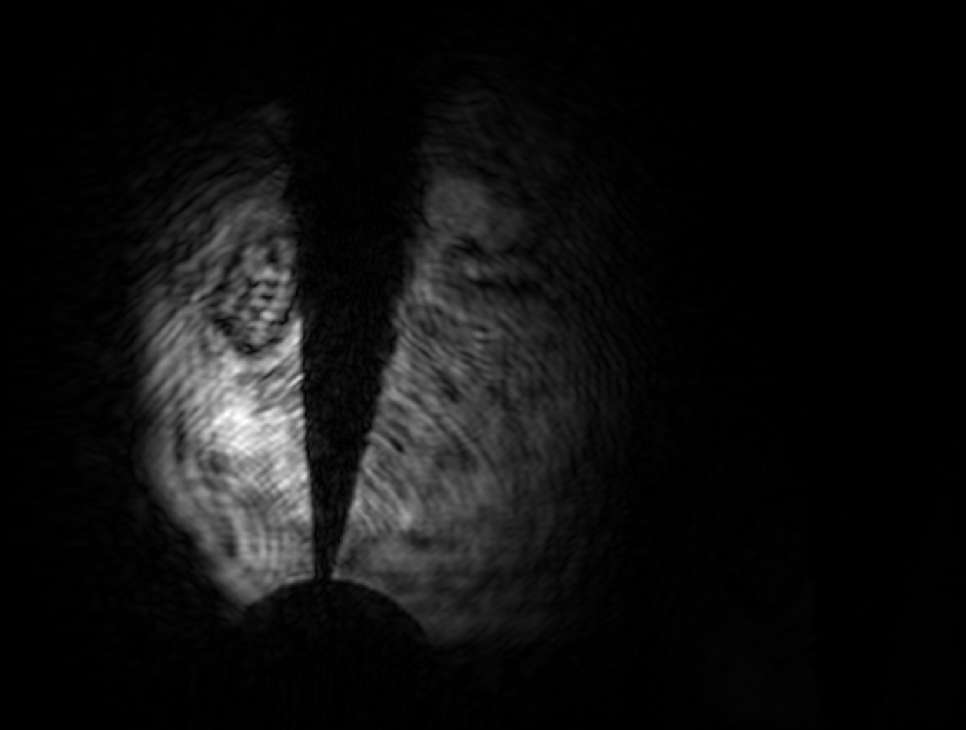
#> input picture Edge Detection/Test1/FG_256PSI.tif, 966 x 730 px, shrunk from 1376 x 1040 before the run
$ python Edge_Detection_TestingV2.py
#> lines starting #> are read from the running program, lines starting #| are printed output that depends on the picture; after the words box and inside, x2 and y2 are one past the last pixel; in counts of white or black regions, pixels touching at a corner belong together
import cv2
import numpy as np

img = cv2.imread('Test1/FG_256PSI.tif')
#> img is the input picture: shape (730, 966, 3); min 0, max 255, mean 15.8
#img = cv2.imread('closeup.png')

medimage = cv2.medianBlur(img,21) #21 is good value here, must be odd
edge = cv2.Canny(medimage,10,25)
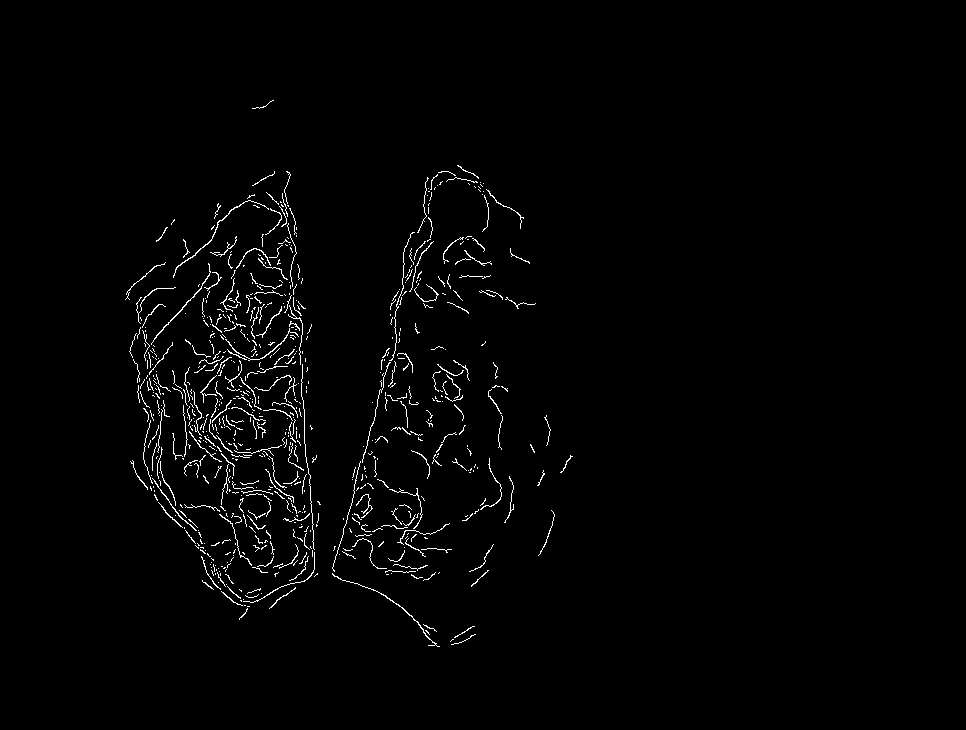
#> edge: shape (730, 966); 1.5% white in thin lines or dots, all inside (x1, y1, x2, y2) = (125, 100, 573, 647)

#dialites lines for visability
kernel = np.ones((2,2),np.uint8) #affects size of line
edge = cv2.dilate(edge,kernel,iterations =1)
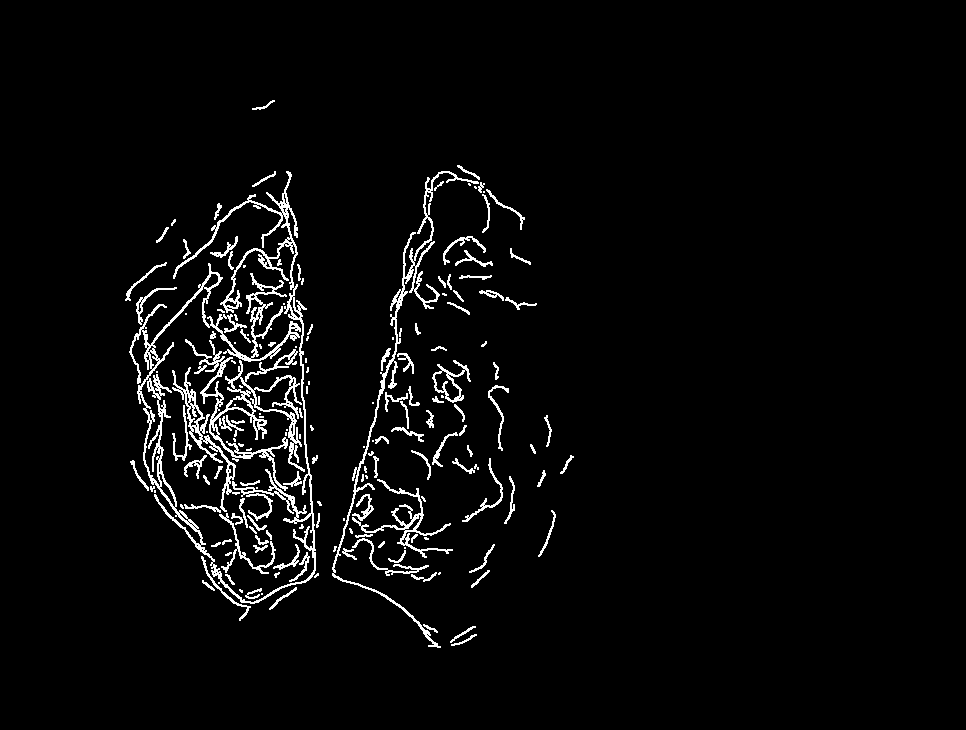
#> edge: shape (730, 966); 3.6% white in thin lines or dots, all inside (x1, y1, x2, y2) = (125, 100, 574, 648)
medimage[edge ==255]=0
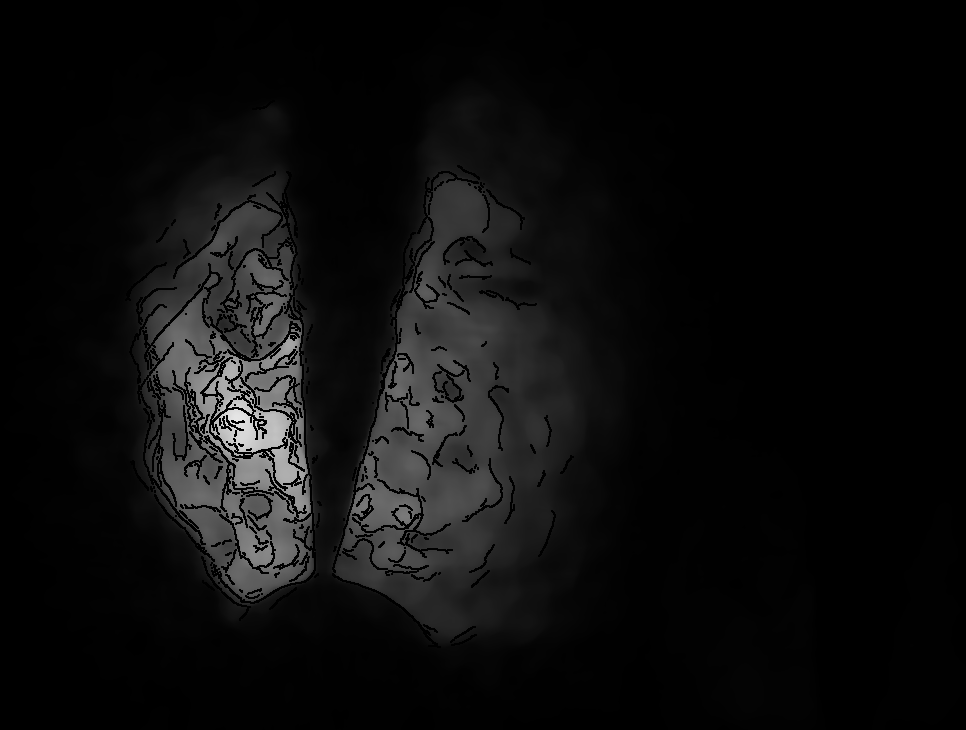
#> medimage: shape (730, 966, 3); min 0, max 229, mean 12.8


edge = cv2.cvtColor(edge, cv2.COLOR_GRAY2BGR)
for i in range(len(edge)):
        for j in range(len(edge[i])):
                edge[i,j,1] = 0
                edge[i,j,0] = 0
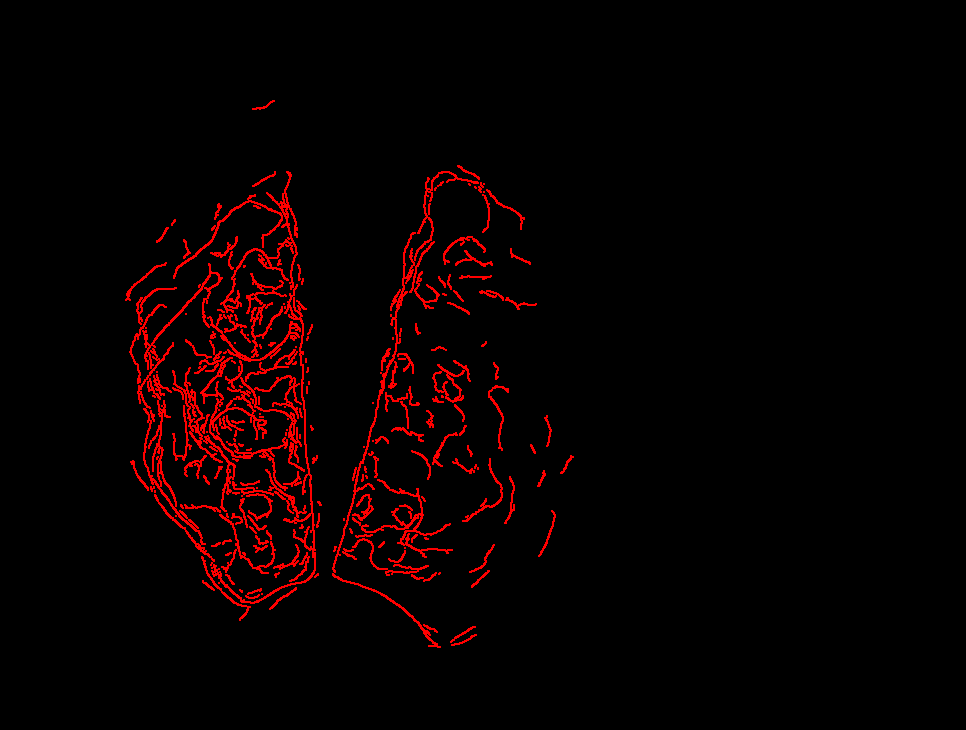
#> edge: shape (730, 966, 3); mean B, G, R 0, 0, 9.1


newimage = cv2.addWeighted(edge,0.3,img,0.85,0)
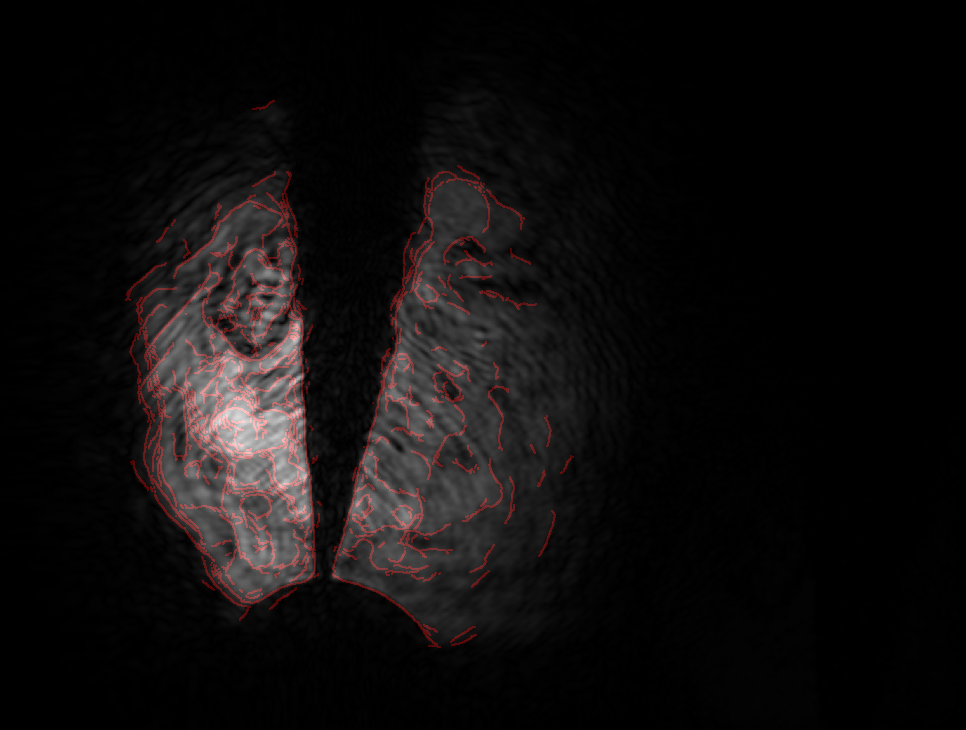
#> newimage: shape (730, 966, 3); mean B, G, R 13.5, 13.5, 16.2

cv2.imshow("edge detection", newimage)

cv2.imwrite("256PSI Edge.png",newimage)

cv2.waitKey(0)
cv2.destroyAllWindows()

$ run again, with Edge Detection/Closeup.png saved as Edge Detection/Test1/FG_256PSI.tif
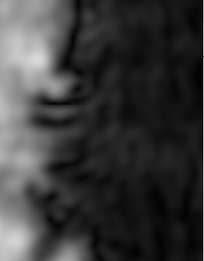
#> input picture Edge Detection/Closeup.png, 204 x 261 px, shrunk from 290 x 371 before the run
#> img is the input picture: shape (261, 204, 3); mean B, G, R 57.7, 57.7, 57.7
#> after the loop `for i in range(len(edge)):`:
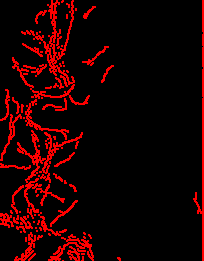
#> edge: shape (261, 204, 3); mean B, G, R 0, 0, 27.5
#> `newimage = cv2.addWeighted(edge,0.3,img,0.85,0)`:
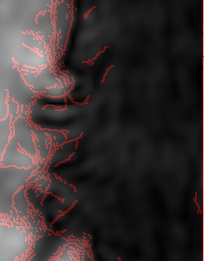
#> newimage: shape (261, 204, 3); mean B, G, R 49, 49, 57.3

$ run again, with Edge Detection/Test1/FG_93PSI.tif copied over Edge Detection/Test1/FG_256PSI.tif
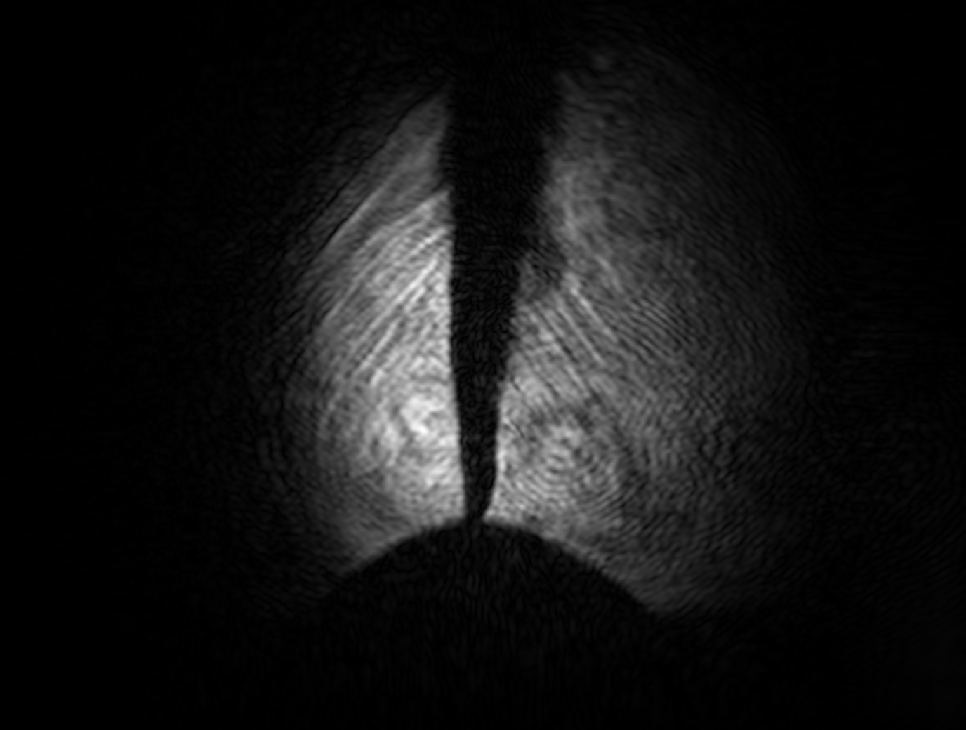
#> input picture Edge Detection/Test1/FG_93PSI.tif, 966 x 730 px, shrunk from 1376 x 1040 before the run
#> img is the input picture: shape (730, 966, 3); min 0, max 255, mean 21
#> after the loop `for i in range(len(edge)):`:
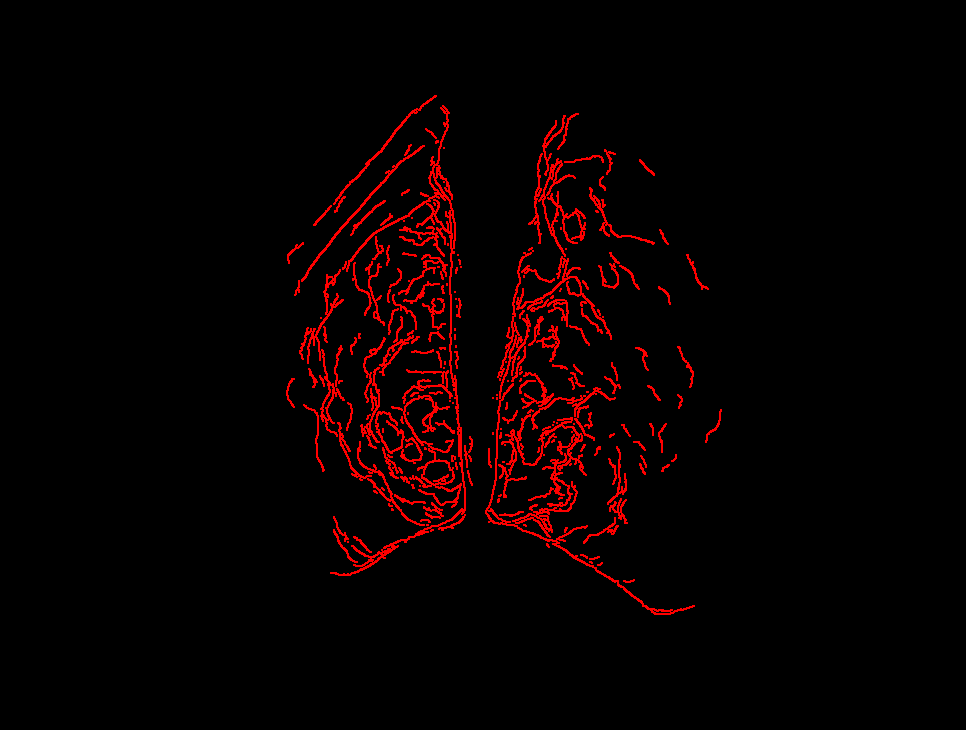
#> edge: shape (730, 966, 3); mean B, G, R 0, 0, 9.1
#> `newimage = cv2.addWeighted(edge,0.3,img,0.85,0)`:
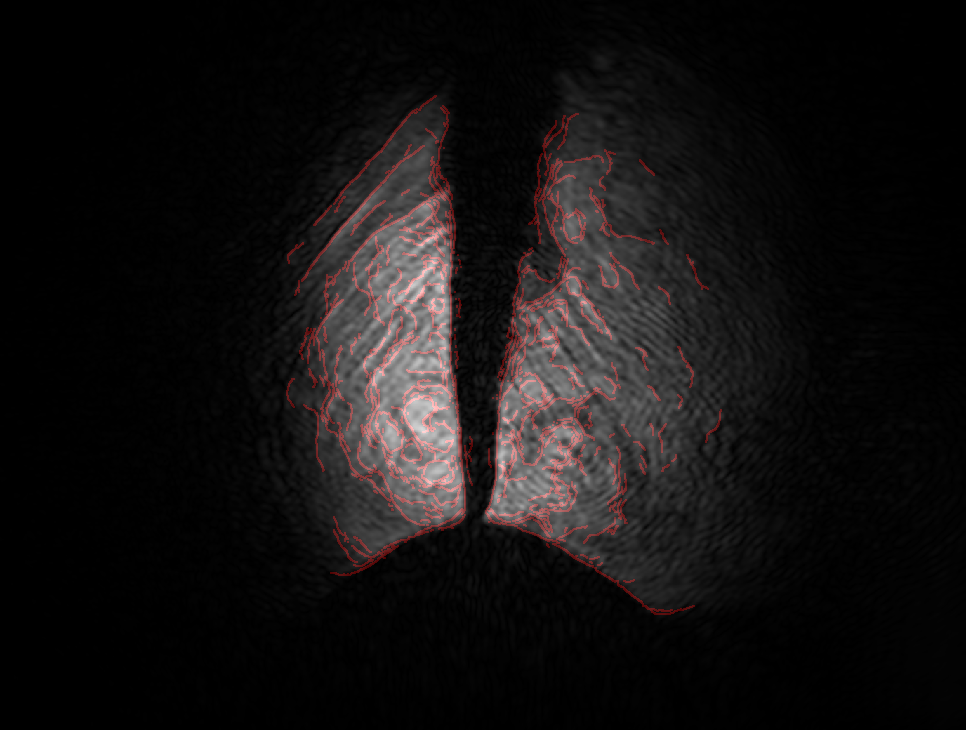
#> newimage: shape (730, 966, 3); mean B, G, R 17.9, 17.9, 20.6

$ run again, with Edge Detection/Test1/BG_Image_Test1.tif copied over Edge Detection/Test1/FG_256PSI.tif
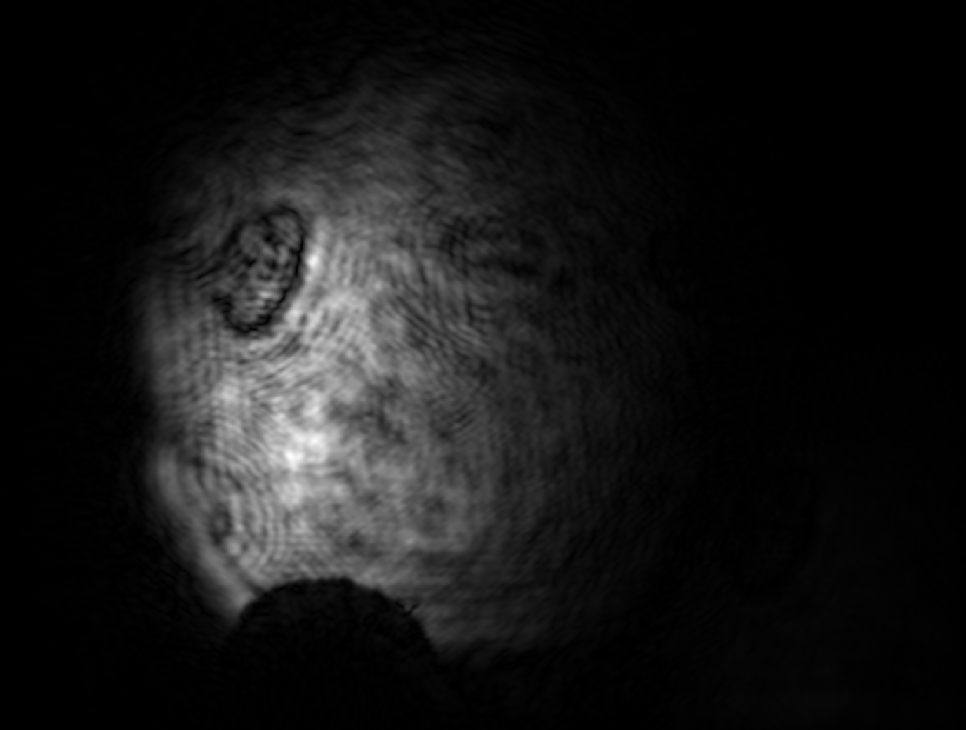
#> input picture Edge Detection/Test1/BG_Image_Test1.tif, 966 x 730 px, shrunk from 1376 x 1040 before the run
#> img is the input picture: shape (730, 966, 3); min 0, max 255, mean 22.2
#> after the loop `for i in range(len(edge)):`:
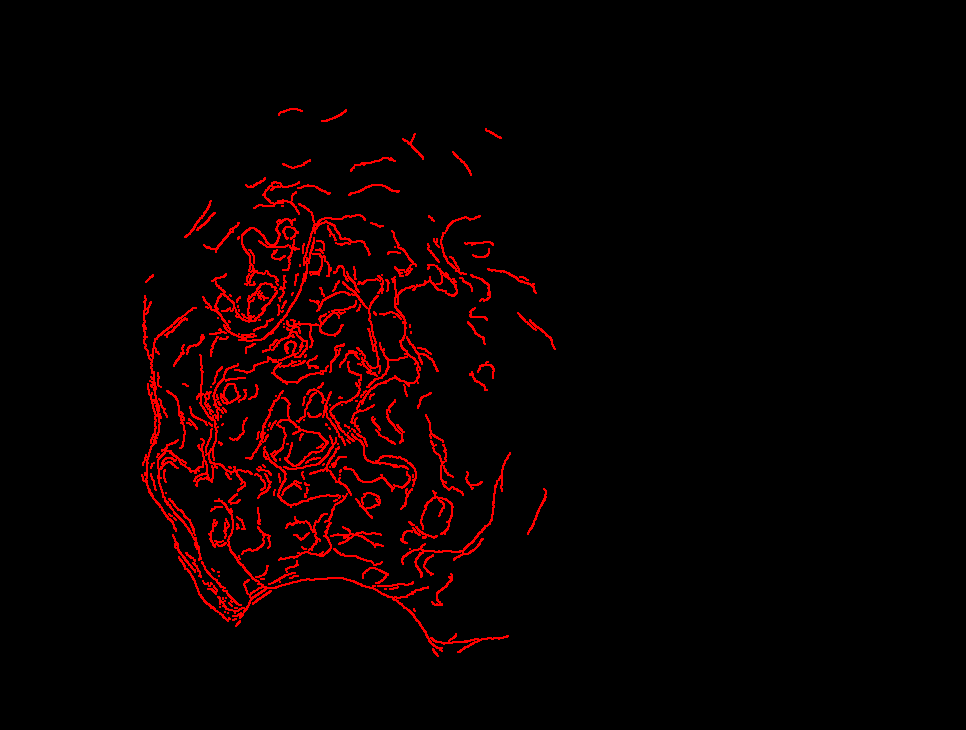
#> edge: shape (730, 966, 3); mean B, G, R 0, 0, 9.4
#> `newimage = cv2.addWeighted(edge,0.3,img,0.85,0)`:
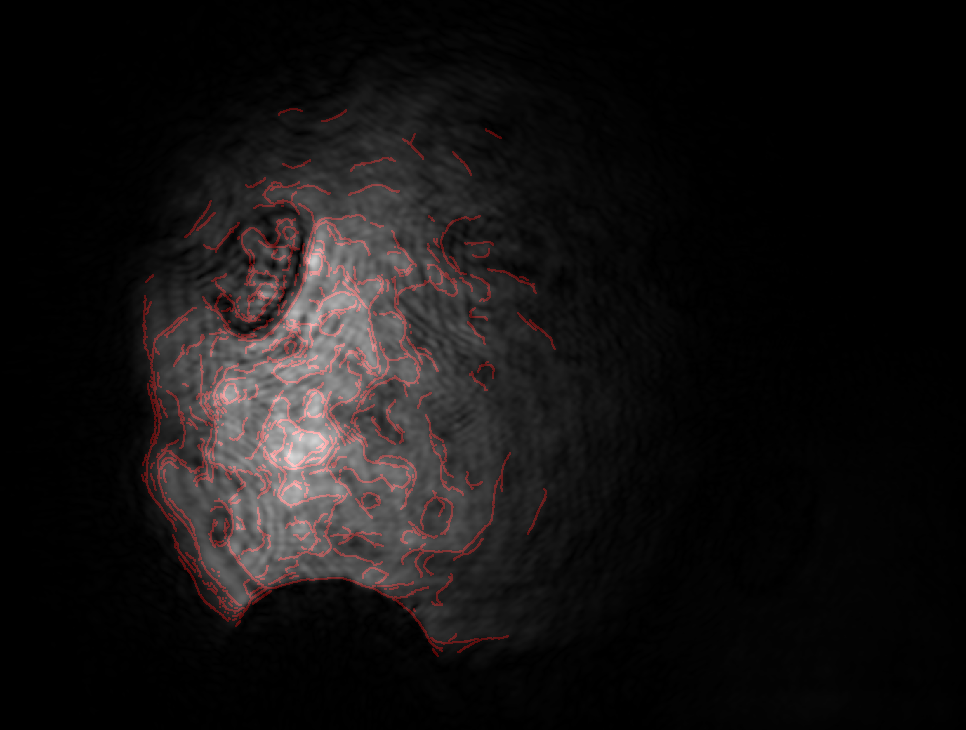
#> newimage: shape (730, 966, 3); mean B, G, R 18.9, 18.9, 21.7
